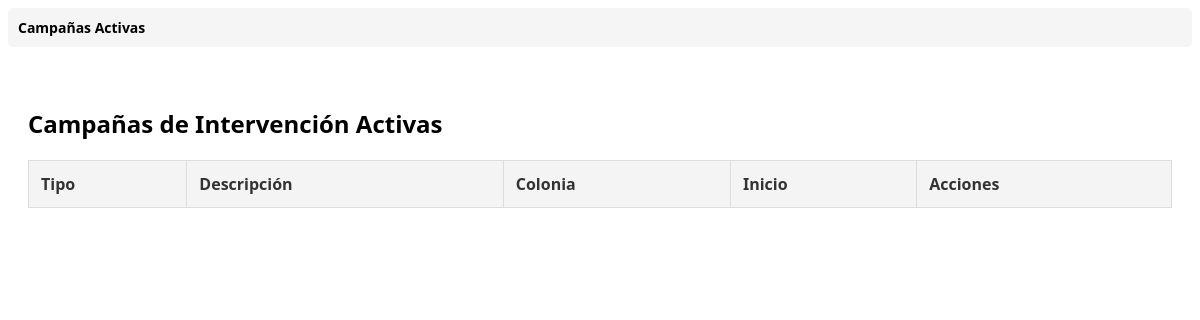
The page /BD243468864/listar_campanas.php?update=success on the database as committed earlier.
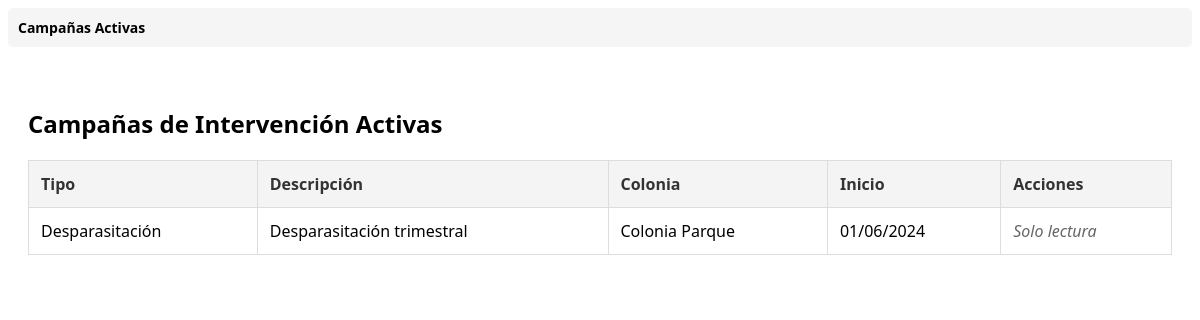
The same page on the database as committed later.
### tables this page shows
CREATE TABLE TIPO(
    idTipo INT PRIMARY KEY AUTO_INCREMENT,
    tipoCampaña VARCHAR(200),
    tipoVacuna VARCHAR(200)
);

CREATE TABLE COLONIA_FELINA(
    idColonia INT PRIMARY KEY AUTO_INCREMENT,
    nombre VARCHAR(200) NOT NULL,
    descripcion TEXT,
    coordenadas VARCHAR(200) NOT NULL,
    lugarReferencia VARCHAR(200),
    numeroGatos INT DEFAULT 0,
    idGrupoTrabajo INT,
    CONSTRAINT FK_colonia_grupotrabajo
        FOREIGN KEY (idGrupoTrabajo) REFERENCES GRUPO_TRABAJO(idGrupoTrabajo)
);

### BD243468864/listar_campanas.php (the view, shortened to what this page needs)
<?php
require_once '../header.php';
$con = mysqli_connect("localhost", "root", "", "BD201");
$sql = "SELECT c.idCampaña, c.idColonia, c.descripcion, c.fechaInicio, c.fechaFin,
               cv.nombre as centro, col.nombre as colonia, t.tipoCampaña
        FROM CAMPAÑA_INTERVENCION c
        JOIN CENTRO_VETERINARIO cv ON c.idCentroVet = cv.idCentroVet
        JOIN COLONIA_FELINA col ON c.idColonia = col.idColonia
        JOIN TIPO t ON c.idTipo = t.idTipo
        WHERE c.fechaFin IS NULL OR c.fechaFin >= CURDATE()";
$res = mysqli_query($con, $sql);
?>
<!DOCTYPE html>
<html>
<head>
</head>
<body>
    <?php displayBreadcrumbs(); ?>
    <div style="padding: 20px;">
        <h2>Campañas de Intervención Activas</h2>
        <table>
            <tr>
                <th>Tipo</th>
                <th>Descripción</th>
                <th>Colonia</th>
                <th>Inicio</th>
                <th>Acciones</th>
            </tr>
            <?php while($row = mysqli_fetch_assoc($res)): ?>
            <tr>
                <td><?php echo htmlspecialchars($row['tipoCampaña']); ?></td>
                <td><?php echo htmlspecialchars($row['descripcion']); ?></td>
                <td><?php echo htmlspecialchars($row['colonia']); ?></td>
                <td><?php echo date('d/m/Y', strtotime($row['fechaInicio'])); ?></td>
                <td>
                    <?php if (isset($_SESSION['idRol']) && $_SESSION['idRol'] == 4):  ?>
                        <a href="registrar_intervencion.php?idCamp=<?php echo $row['idCampaña']; ?>&idCol=<?php echo $row['idColonia']; ?>" class="btn-accion">
                            Registrar Intervención
                        </a>
                    <?php else: ?>
                        <span style="color: #666; font-style: italic;">Solo lectura</span>
                    <?php endif; ?>
                </td>
            </tr>
            <?php endwhile; ?>
        </table>
    </div>
</body>
</html>

### header.php (shortened to what this page needs)
<?php
function displayBreadcrumbs() {
    echo '<nav style="background-color: #f5f5f5; padding: 10px; margin-bottom: 20px; border-radius: 5px;">';
    echo '<div style="font-size: 14px;">';
    $total = count($_SESSION['breadcrumbs']);
    foreach ($_SESSION['breadcrumbs'] as $index => $crumb) {
        if ($index < $total - 1) {
            $url = $crumb['url'];
            $separator = (strpos($url, '?') !== false) ? '&' : '?';
            $url .= $separator . 'breadcrumb_index=' . ($index + 1);
            echo '<a href="' . htmlspecialchars($url) . '" style="color: #0066cc; text-decoration: none;">';
            echo htmlspecialchars($crumb['titulo']);
            echo '</a>';
            echo ' <span style="color: #666;"> / </span> ';
        } else {
            echo '<strong>' . htmlspecialchars($crumb['titulo']) . '</strong>';
        }
    }
    echo '</div>';
    echo '</nav>';
}
?>

Rows that differ between the two databases and show on the page:
added campaña_intervencion: idTipo.tipoCampaña "Desparasitación", descripcion "Desparasitación trimestral", idColonia.nombre "Colonia Parque", fechaInicio "01/06/2024"
